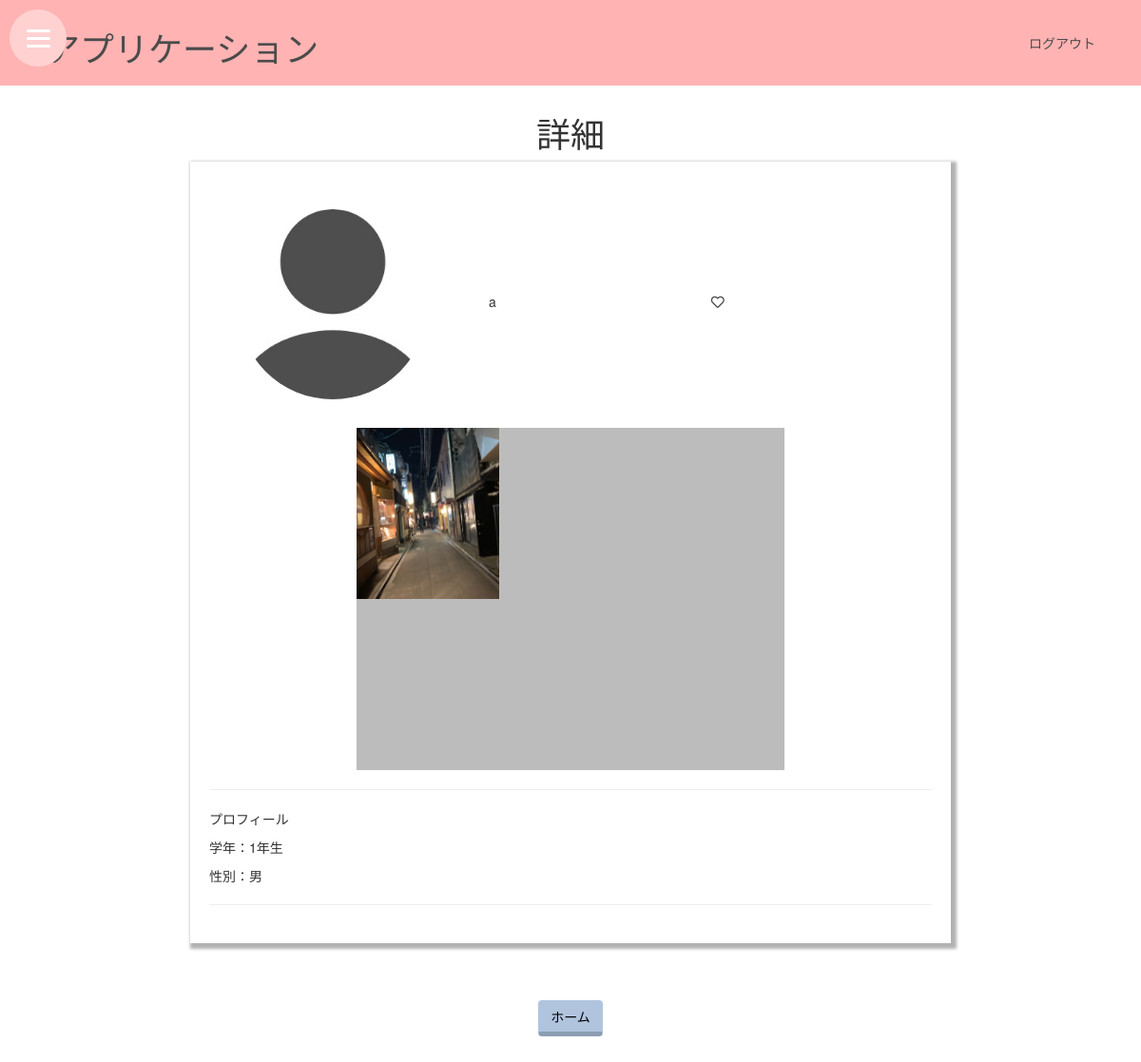
/4/details_screen (signed in), run on the app's committed database.
### myApp/models.py (models this page shows, shortened)
class login(models.Model):
   user = models.OneToOneField(User, on_delete=models.CASCADE)
   picture = models.ImageField(upload_to='images/', default='images/initial.jpeg')
   last_name = models.CharField(max_length=100) #自分の名前（本名)
   first_name = models.CharField(max_length=100)
   birth = models.CharField(max_length=8) #生年月日
   school_name = models.CharField(max_length=50) #大学名
   school_major = models.CharField(max_length=1, choices=[('1','文系（教育、美術、言語、文学、音楽、心理学）'),('2', '社会・法学系（国際、法律、政治、社会学）'),('3','会計学・ビジネス・経済学・財政学・マーケティング・貿易'), ('4','科学（農業、コンピュータ・サイエンス、数学、物理学、統計学）'),('5','保険・医療（医学、看護、薬学、公衆衛生）'),('6','工学・建築'),('7','その他')]) #専攻
   school_grade = models.CharField(max_length=1, choices=[('1','1年生'),('2', '2年生'),('3','3年生'), ('4','4年生'),('5','大学院生')]) #学年
   sexuality = models.CharField(max_length=5, choices=[('男','男'),('女', '女'),('その他','その他')])#性別
   insta_ID = models.CharField(max_length=50, null=True, blank=True) #インスタのアカウント名
   twitter_ID = models.CharField(max_length=50, null=True, blank=True) #Twitterのアカウント名
   SNS_name1 = models.CharField(max_length=50, null=True, blank=True) #その他SNSの種類
   SNS_ID1 = models.CharField(max_length=50, null=True, blank=True) #その他SNSのアカウント名
   SNS_name2 = models.CharField(max_length=50, null=True, blank=True) #その他SNSの種類
   SNS_ID2 = models.CharField(max_length=50, null=True, blank=True) #その他SNSのアカウント名

class UserDetail(models.Model):
   login_user = models.OneToOneField(login, on_delete=models.CASCADE)
   photo1 = models.ImageField(upload_to='photos/', default='photos/photo_initial.jpeg')
   photo2 = models.ImageField(upload_to='photos/', default='photos/photo_initial.jpeg')
   photo3 = models.ImageField(upload_to='photos/', default='photos/photo_initial.jpeg')
   photo4 = models.ImageField(upload_to='photos/', default='photos/photo_initial.jpeg')
   photo5 = models.ImageField(upload_to='photos/', default='photos/photo_initial.jpeg')
   photo6 = models.ImageField(upload_to='photos/', default='photos/photo_initial.jpeg')
   heart = models.BooleanField(default=False)
   profile_text = models.TextField(null=True, blank=True)

### myApp/views.py (the view)
# urls.py: path('<int:id>/details_screen', views.details_screen, name='details_screen'),
def details_screen(request, id):
    userinfo = get_object_or_404(login, pk=id)
    userdetail = UserDetail.objects.filter(login_user=userinfo)
    global user_pass
    user_pass = request.session['userpass']
    global user_username
    user_username = request.session['user_user_name']
    user = authenticate(username=user_username, password=user_pass)
    login(request, user)
    if userdetail.exists():
        userinfoMypage = userdetail[0]
        context = {
            'userinfo':userinfo,
            'userinfoMypage':userinfoMypage,
            'user_username':user_username,
            'user':user,
        }
        return render(request, 'myApp/details-screen.html', context)
    else:
       return HttpResponse("詳細ページが設定されていません")

### myApp/templates/myApp/details-screen.html (shortened to what this page needs)
{% extends 'myApp/base_user.html' %}
{% load static %}
{% block content %}
<h1>詳細</h1>
<div class="detail-frame">
  <div class="mp-box">
    <img src="/media/{{ userinfo.picture }}" width="25%" height="25%" class="image">
  </div>
  <div class="mp-box">
    <p>{{ userinfo.user.username }}</p>
  </div>
  <div class="My-box-btn">
    <a href="{% url 'Heart_add' userinfo.id %}">
      <div class="Heart-Inner-Box-Item-LikesIcon">
	<i class="far fa-heart Heart-Inner-Box-LikesIcon-fa-heart"></i>
      </div>
    </a>
  </div>
  <div class="Mypage-frame">
    <div class="Mypage-box">
      <img src="/media/{{ userinfoMypage.photo1 }}" width="25%" height="25%" class="Mypage_img"><img src="/media/{{ userinfoMypage.photo2 }}" width="25%" height="25%" class="Mypage_img"><img src="/media/{{ userinfoMypage.photo3 }}" width="25%" height="25%" class="Mypage_img">
    </div>
    <div class="Mypage-box">
      <img src="/media/{{ userinfoMypage.photo4 }}" width="25%" height="25%" class="Mypage_img"><img src="/media/{{ userinfoMypage.photo5 }}" width="25%" height="25%" class="Mypage_img"><img src="/media/{{ userinfoMypage.photo6 }}" width="25%" height="25%" class="Mypage_img">
    </div>
  </div>
  <hr>
  <p>プロフィール</p>
  <p>学年：{{ userinfo.school_grade }}年生</p>
  <p>性別：{{ userinfo.sexuality }}</p>
  <hr>
</div>
<div class="center">
  <a href="javascript:history.back()" class="btn">ホーム</a>
</div>
{% endblock %}

### myApp/static/css/topScreenStyle.css (style rules this page uses)
body { margin: 0px; padding-left: 0px; padding-top: 100px; line-height: normal; }
a { text-decoration: none; color: #4b4b4b; }
h1 { text-align: center; }
.center { text-align: center; }
.btn { margin: 30px 8px;; color: #000; background-color: #b0c4de; border-bottom: 5px solid #8d9eb3; }
.My-box-btn { display: inline-block; width: 200px; padding-left: 30px 0; }
.detail-frame { padding: 20px; width: 800px; margin-left: auto; margin-right: auto; margin-bottom: 30px; box-shadow: 3px 3px 3px 3px rgba(0, 0, 0, 0.3); }
.image { width:200px; height:200px; object-fit:cover; border-radius:50%; }
.mp-box { display:inline-block; width:200px; margin:30px; }
.Mypage-frame { margin: auto; text-align: center; }
.Mypage-box { display: inline-block; }
.Mypage_img { width:150px; height:180px; object-fit:cover; }
.My-box-btn { display: inline-block; width:200px; margin:30px 0; }

### data on the page
login: picture (picture), user.username "a", school_grade "1", sexuality "男"
UserDetail: photo1 (picture), photo2 (picture), photo3 (picture), photo4 (picture), photo5 (picture), photo6 (picture)
